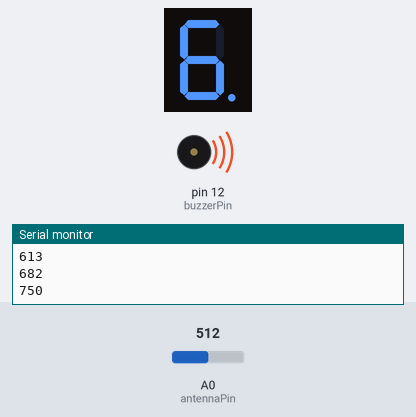
Bench run of a sketch on a simulated Arduino Uno, built with avr-gcc and run on an emulated ATmega328P. Shown: 1-digit seven-segment display, buzzer (waves = sounding), the last lines printed to the serial monitor. Wiring (inferred from the names in the program): 1-digit 7-segment display, segments lit when HIGH: segments pin 2, pin 3, pin 4, pin 5, pin 6, pin 7, pin 8, pin 9. The test bench sets the inputs (shaded band); at power-on: A0 (antennaPin) = 512. The segment pins are drawn as the display they are named for.

Above: at 1.05 s.
1.3 s: A0 (antennaPin) set to 38
At 3.11 s:
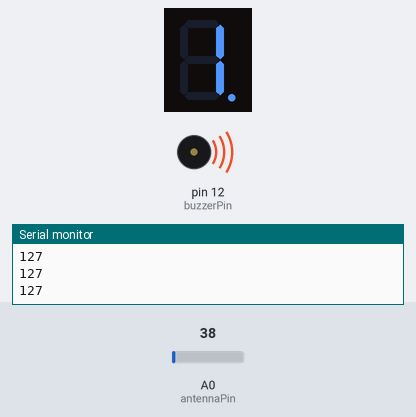
4.3 s: A0 (antennaPin) set to 31
At 5.22 s:
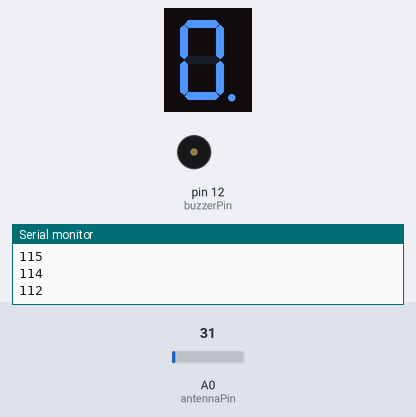
6.5 s: A0 (antennaPin) set to 122
At 8.14 s:
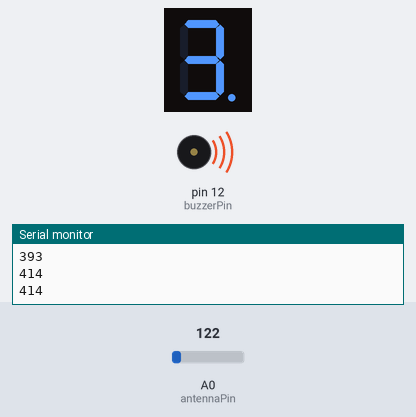
Timing chart, 0 to 9.6 s (numbered marks = the images above; inputs shaded):
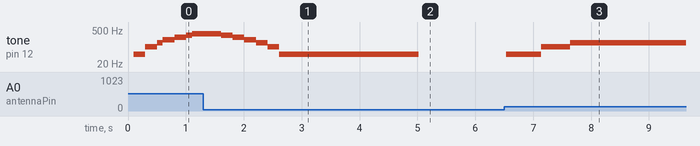

The sketch:

EMF_Detector.ino
```cpp
const int pinA = 2;
const int pinB = 3;
const int pinC = 4;
const int pinD = 5;
const int pinE = 6;
const int pinF = 7;
const int pinG = 8;
const int pinDP = 9;

const int antennaPin = A0;
const int buzzerPin = 12;
const int buzzerTone = 50;
const int buzzerDuration = 700;

int antennaVal = 0;
const int antennaValMax = 300;
const int antennaValMin = 1;
const int maxDigit = 9;
const int minDigit = 0;

const int refreshDuration = 100;

int index = 0;

const int samples = 15;
int readings[samples];
int total = 0;
int number = -1;

const int segSize = 8;

int segments[segSize] = {
  pinA, pinB, pinC, pinD, pinE, pinF, pinG, pinDP
};

const int noOfDigits = 10;
//matrix
bool digitMatrix [noOfDigits][segSize-1]={
  {1, 1, 1, 1, 1, 1, 0}, // 0
  {0, 1, 1, 0, 0, 0, 0}, // 1
  {1, 1, 0, 1, 1, 0, 1}, // 2
  {1, 1, 1, 1, 0, 0, 1}, // 3
  {0, 1, 1, 0, 0, 1, 1}, // 4
  {1, 0, 1, 1, 0, 1, 1}, // 5
  {1, 0, 1, 1, 1, 1, 1}, // 6
  {1, 1, 1, 0, 0, 0, 0}, // 7
  {1, 1, 1, 1, 1, 1, 1}, // 8
  {1, 1, 1, 1, 0, 1, 1}  // 9
};

void displayNumber (byte digit, bool decimalPoint){
  for (int i = 0; i < segSize - 1; i++){
    digitalWrite(segments[i], digitMatrix[digit][i]);
  }
  digitalWrite(pinDP, decimalPoint);
}

void setup() {
  for (int i = 0; i< segSize ; i++){
    pinMode(segments[i], OUTPUT);
  }

  for (int i = 0; i < samples; i++)
    readings[i] = 0;

  Serial.begin(9600);
}

int averageValue(){
    //constrain antenna Value in 1 - 300 range
    antennaVal = constrain(antennaVal, antennaValMin, antennaValMax);
    // mapped antenna value in 1 - 1023 range
    antennaVal = map(antennaVal, antennaValMin, antennaValMax, 1, 1023);


    total -= readings[index];
    readings[index] = antennaVal;
    total += readings[index];
    index += 1;

    if (index >= samples) {
      index = 0;
    }
    // make an average for every new data
    return total / samples;
}

void loop() {
  antennaVal = analogRead(antennaPin);

  if(antennaVal >= 1){

    int average = averageValue();

    // mapped average value in 1 to 9 digit
    number = map(average, 1, 1023, minDigit, maxDigit);

    Serial.println(average);

    displayNumber(number, HIGH);
    // if EMF dosen't exist -> noTone
    if (number == 0) {
      noTone(buzzerPin);
    }
    else {
      // if EMF exist amplify tone depending on number
      tone(buzzerPin, number * buzzerTone, buzzerDuration);
    }

    delay(refreshDuration);

    noTone(buzzerPin);
    displayNumber(number, LOW);
  }
}
```

Measured:
- the behaviour switches between 35 and 34 on A0 (antennaPin) (found by bisection; images 1 and 2)
- after the input at 4.3 s, tone on pin 12 (buzzerPin): 50 Hz → silent after 0.73 s; the display: first differs from a run without the input after 0.73 s (image 2)
- after the input at 6.5 s, tone on pin 12 (buzzerPin): silent → 50 Hz at once, → 100 Hz 0.60 s later, → 150 Hz 0.50 s later; the display: first changes at once (image 3 shows a later state)
- by itself, tone on pin 12 (buzzerPin): plays 300 Hz for 0.20 s, 250 Hz for 0.20 s, 200 Hz for 0.20 s, 150 Hz for 0.20 s, 100 Hz for 0.20 s, 50 Hz for 1.7 s
- what the display in image 1 shows lasts 0.4 s, from 2.9 s to 3.3 s
